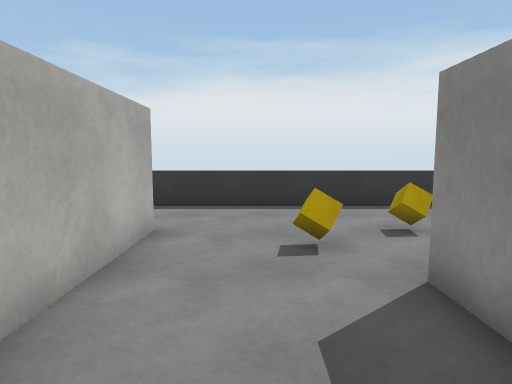
view 1 (above)

16 first-person views from a walk through a Unity game level. The camera is 1.4 m above the floor, tilts 6° down and sees 75° across. The floor is counted in squares, 1 m on a side. Each view is taken from the middle of a square. On the plan, view 1 faces up. The plan holds only what a view shows up to about 15 squares ahead; the rest is blank. Surface patterns are stand-ins for the level's own textures.

view 2
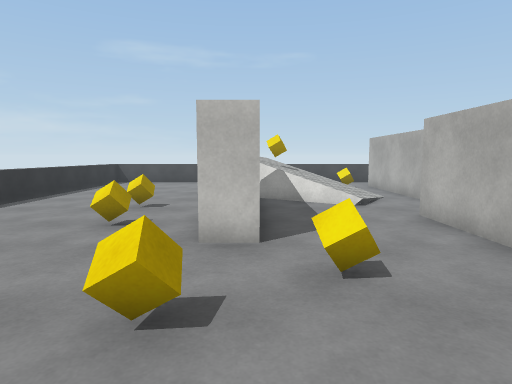

view 3
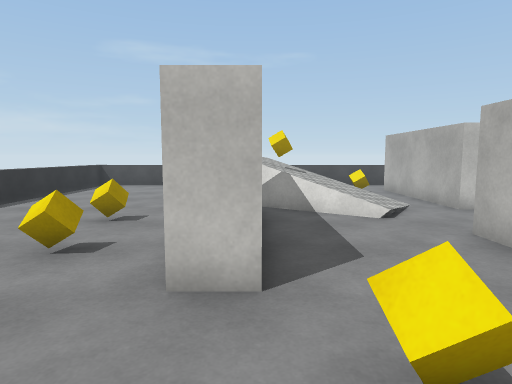

view 4
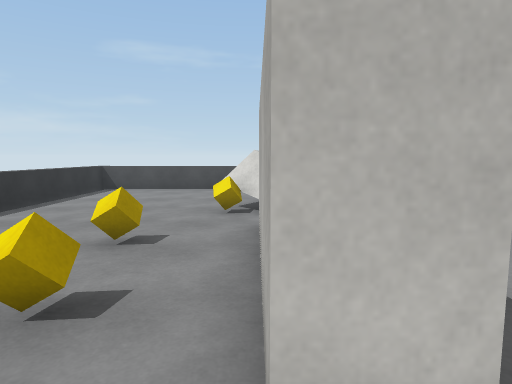

view 5
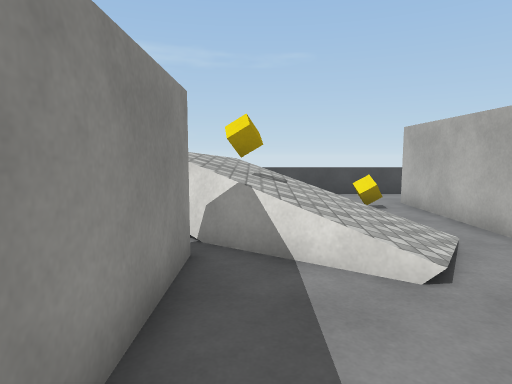

view 6
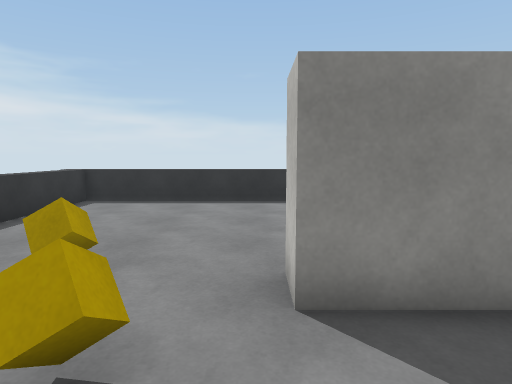

view 7
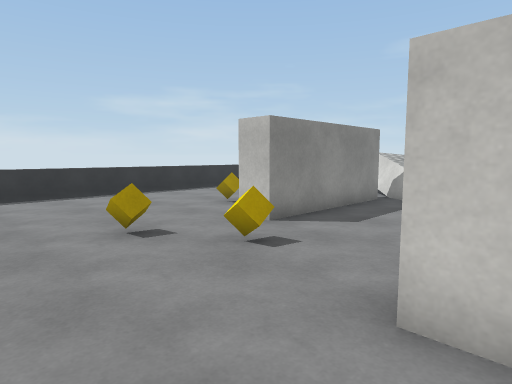

view 8
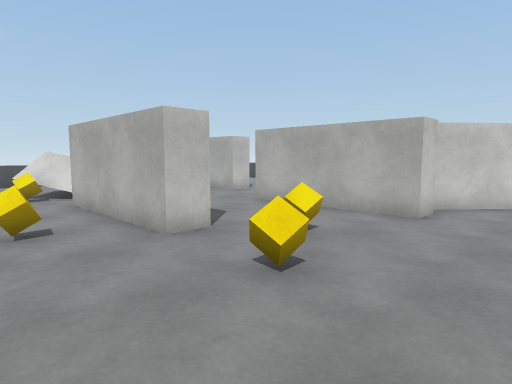

view 9
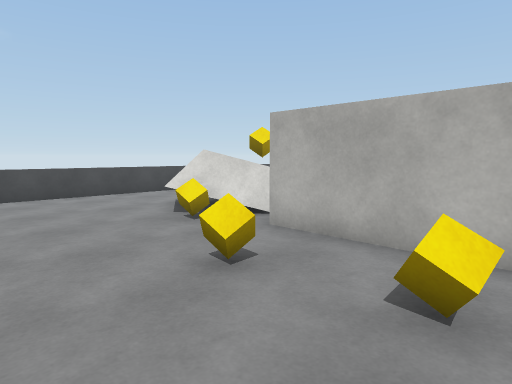

view 10
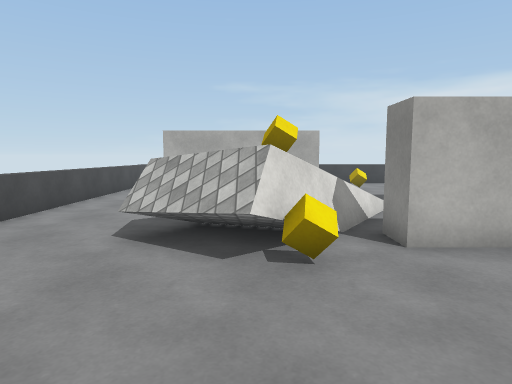

view 11
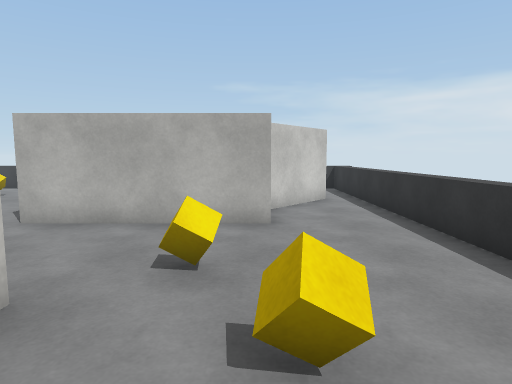

view 12
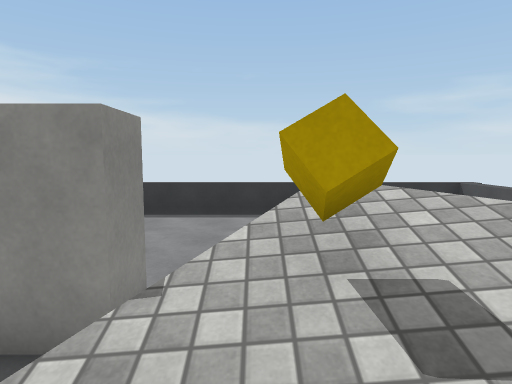

view 13
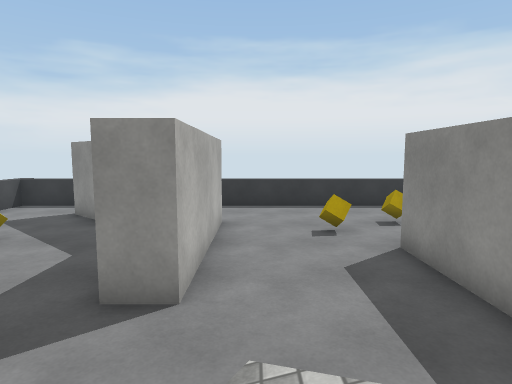

view 14
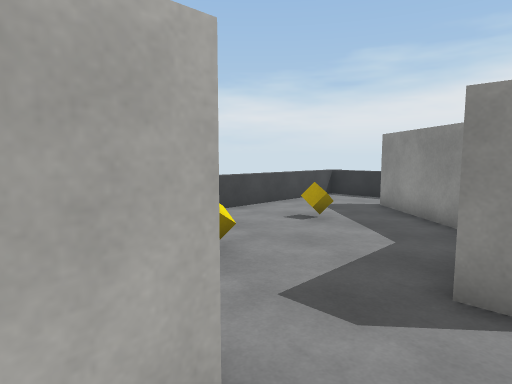

view 15
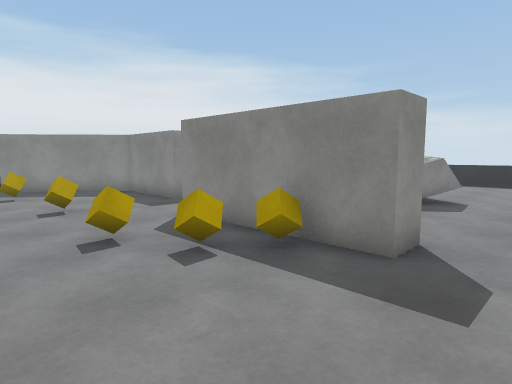

view 16
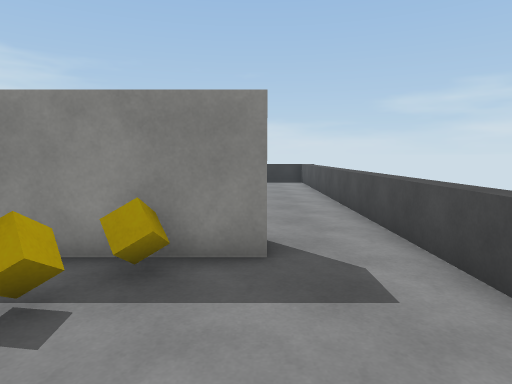

### Floor plan
Key: @ floor where view 1 was taken; # wall or solid block; . floor; / step, stairs or slope; = window, fence, low wall or low ledge; ^ raised ledge; v drop or lower ground; O other object.
Columns run from 10 left of view 1 to 10 right of it. Each row starts with its distance up from view 1.
 10 ^^^^^^^^^^^^^^^^^^^^#
  9 ^...................=
  8 ^...#...............=
  7 ^...##..............=
  6 ^....####....O......=
  5 ^.....###..O........=
  4 ^..O...##...##......=
  3 ^......##...##......=
  2   .....##...##.O....=
  1   .....##...##......=
  0   .O......@.##.O....=
 -1   ......./=.##......=
 -2   ....#.///=##......=
 -3   .O..#.////==O.....=
 -4  .....#..//O//=.....=
 -5 ^...O.#...v///......=
 -6  ....O#.O..v=/......=
 -7  .....#.............=
 -8   ..................=
 -9  . .................=
-10    =================#

Positions as (right, up) in squares from view 1, and headings:
1: (0, 0), facing up
2: (2, 9), facing down
3: (2, 7), facing down
4: (3, 5), facing down
5: (1, 3), facing down
6: (-1, 4), facing right
7: (-3, 9), facing down-right
8: (6, 9), facing down-left
9: (8, 3), facing down-left
10: (8, -4), facing left
11: (5, 6), facing left
12: (-1, -3), facing right
13: (-1, -3), facing up
14: (-2, -3), facing up-left
15: (-9, -9), facing up-right
16: (-9, -7), facing right
